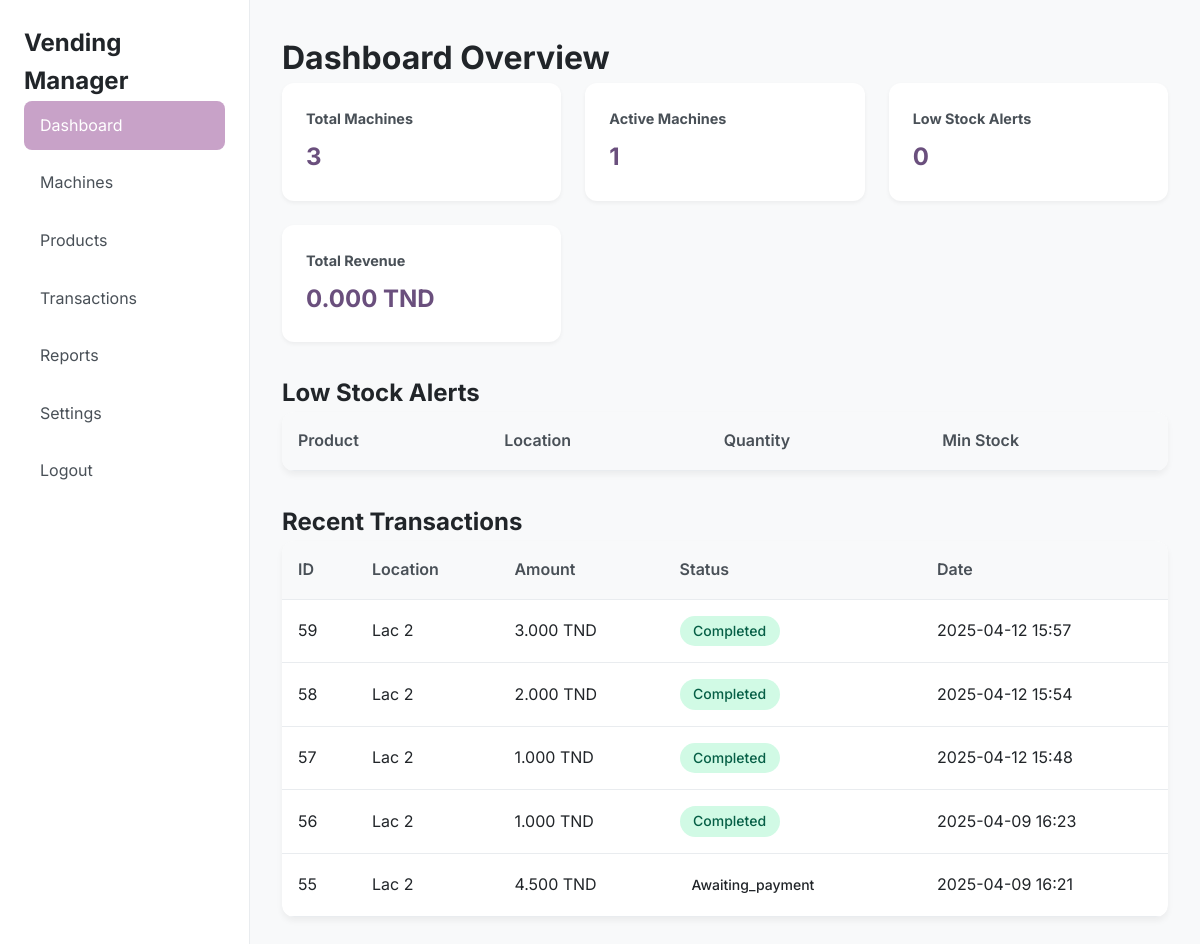
The page /manager/dashboard.php (signed in) on the database its author committed.
### tables this page shows
CREATE TABLE `transactions` (
  `id` int(11) NOT NULL,
  `machine_id` int(11) NOT NULL,
  `session_id` varchar(100) NOT NULL,
  `total_amount` decimal(10,3) NOT NULL,
  `status` varchar(100) NOT NULL DEFAULT 'pending',
  `unique_code` varchar(10) NOT NULL,
  `items` longtext NOT NULL CHECK (json_valid(`items`)),
  `payment_method` varchar(20) DEFAULT 'online',
  `customer_name` varchar(100) DEFAULT NULL,
  `customer_phone` varchar(20) DEFAULT NULL,
  `created_at` timestamp NOT NULL DEFAULT current_timestamp()
);

CREATE TABLE `vending_machines` (
  `id` int(11) NOT NULL,
  `location` varchar(255) NOT NULL,
  `qr_code` varchar(100) NOT NULL,
  `status` enum('active','inactive','maintenance') NOT NULL DEFAULT 'active',
  `last_maintenance` datetime DEFAULT NULL,
  `last_restock` datetime DEFAULT NULL,
  `total_revenue` decimal(10,3) DEFAULT 0.000,
  `manager_id` int(11) DEFAULT NULL,
  `created_at` timestamp NOT NULL DEFAULT current_timestamp()
);

### manager/dashboard.php (the view, shortened to what this page needs)
<?php
require_once 'includes/header.php';
$stats = [
    'total_machines' => $conn->query("SELECT COUNT(*) as count FROM vending_machines")->fetch_assoc()['count'],
    'active_machines' => $conn->query("SELECT COUNT(*) as count FROM vending_machines WHERE status = 'active'")->fetch_assoc()['count'],
    'low_stock_products' => $conn->query("SELECT COUNT(*) as count FROM products WHERE quantity <= min_stock_alert")->fetch_assoc()['count'],
    'total_revenue' => $conn->query("SELECT SUM(total_revenue) as total FROM vending_machines")->fetch_assoc()['total'] ?? 0
];
$recent_transactions = $conn->query("
    SELECT t.*, v.location
    FROM transactions t
    JOIN vending_machines v ON t.machine_id = v.id
    ORDER BY t.created_at DESC
    LIMIT 5
");
?>
<div class="dashboard-header">
    <h1>Dashboard Overview</h1>
</div>
<div class="stats-grid">
    <div class="stat-card">
        <h3>Total Machines</h3>
        <div class="value"><?php echo $stats['total_machines']; ?></div>
    </div>
    <div class="stat-card">
        <h3>Active Machines</h3>
        <div class="value"><?php echo $stats['active_machines']; ?></div>
    </div>
    <div class="stat-card">
        <h3>Low Stock Alerts</h3>
        <div class="value"><?php echo $stats['low_stock_products']; ?></div>
    </div>
    <div class="stat-card">
        <h3>Total Revenue</h3>
        <div class="value"><?php echo number_format($stats['total_revenue'], 3); ?> TND</div>
    </div>
</div>
<div class="dashboard-grid">
    <div class="dashboard-card">
        <h2>Low Stock Alerts</h2>
        <div class="table-responsive">
            <table class="data-table">
                <thead>
                    <tr>
                        <th>Product</th>
                        <th>Location</th>
                        <th>Quantity</th>
                        <th>Min Stock</th>
                    </tr>
                </thead>
            </table>
        </div>
    </div>
    <div class="dashboard-card">
        <h2>Recent Transactions</h2>
        <div class="table-responsive">
            <table class="data-table">
                <thead>
                    <tr>
                        <th>ID</th>
                        <th>Location</th>
                        <th>Amount</th>
                        <th>Status</th>
                        <th>Date</th>
                    </tr>
                </thead>
                <tbody>
                    <?php while ($transaction = $recent_transactions->fetch_assoc()): ?>
                    <tr>
                        <td><?php echo $transaction['id']; ?></td>
                        <td><?php echo htmlspecialchars($transaction['location']); ?></td>
                        <td><?php echo number_format($transaction['total_amount'], 3); ?> TND</td>
                        <td>
                            <span class="status-badge status-<?php echo $transaction['status']; ?>">
                                <?php echo ucfirst($transaction['status']); ?>
                            </span>
                        </td>
                        <td><?php echo date('Y-m-d H:i', strtotime($transaction['created_at'])); ?></td>
                    </tr>
                    <?php endwhile; ?>
                </tbody>
            </table>
        </div>
    </div>
</div>
<?php require_once 'includes/footer.php'; ?>

### manager/assets/css/dashboard.css (style rules this page uses)
:root { --lavender: #967bb6; --lavender-light: #c8a2c8; --lavender-dark: #6a4f7d; --gray-100: #f8f9fa; --gray-200: #e9ecef; --gray-500: #adb5bd; --gray-700: #495057; --gray-900: #212529; }
* { margin: 0; padding: 0; box-sizing: border-box; }
body { font-family: 'Inter', system-ui, -apple-system, sans-serif; line-height: 1.6; color: var(--gray-900); background-color: var(--gray-100); }
.stats-grid { display: grid; grid-template-columns: repeat(auto-fit, minmax(240px, 1fr)); gap: 1.5rem; margin-bottom: 2rem; }
.stat-card { background: white; padding: 1.5rem; border-radius: 12px; box-shadow: 0 2px 4px rgba(0, 0, 0, 0.05); }
.stat-card h3 { color: var(--gray-700); font-size: 0.9rem; margin-bottom: 0.5rem; }
.stat-card .value { color: var(--lavender-dark); font-size: 1.5rem; font-weight: 700; }
.data-table { width: 100%; background: white; border-radius: 12px; overflow: hidden; box-shadow: 0 2px 4px rgba(0, 0, 0, 0.05); }
.data-table th, .data-table td { padding: 1rem; text-align: left; border-bottom: 1px solid var(--gray-200); }
.data-table th { background: var(--gray-100); font-weight: 600; color: var(--gray-700); }
.status-badge { padding: 0.25rem 0.75rem; border-radius: 1rem; font-size: 0.875rem; font-weight: 500; }
.table-responsive { overflow-x: auto; margin-bottom: 2rem; border-radius: 12px; box-shadow: 0 4px 6px rgba(0, 0, 0, 0.05); }
.data-table { width: 100%; border-collapse: collapse; background: white; }
.data-table th { background: var(--gray-100); font-weight: 600; color: var(--gray-700); white-space: nowrap; }
.data-table td { vertical-align: middle; }
.status-completed { background: #d1fae5; color: #065f46; }
.data-table .status-badge { display: inline-block; min-width: 100px; text-align: center; }
.data-table tbody tr { transition: background-color 0.2s ease; }
.data-table th { position: sticky; top: 0; background: var(--gray-100); z-index: 10; }

### rows shown on the page
transactions: id "59", machine.location "Lac 2", total_amount "3.000", status "Completed", created_at "2025-04-12 15:57"
transactions: id "58", machine.location "Lac 2", total_amount "2.000", status "Completed", created_at "2025-04-12 15:54"
transactions: id "57", machine.location "Lac 2", total_amount "1.000", status "Completed", created_at "2025-04-12 15:48"
transactions: id "56", machine.location "Lac 2", total_amount "1.000", status "Completed", created_at "2025-04-09 16:23"
transactions: id "55", machine.location "Lac 2", total_amount "4.500", status "Awaiting_payment", created_at "2025-04-09 16:21"

### other values the page prints
$stats['total_machines'] "3"
$stats['active_machines'] "1"
$stats['low_stock_products'] "0"
$stats['total_revenue'] "0.000"
